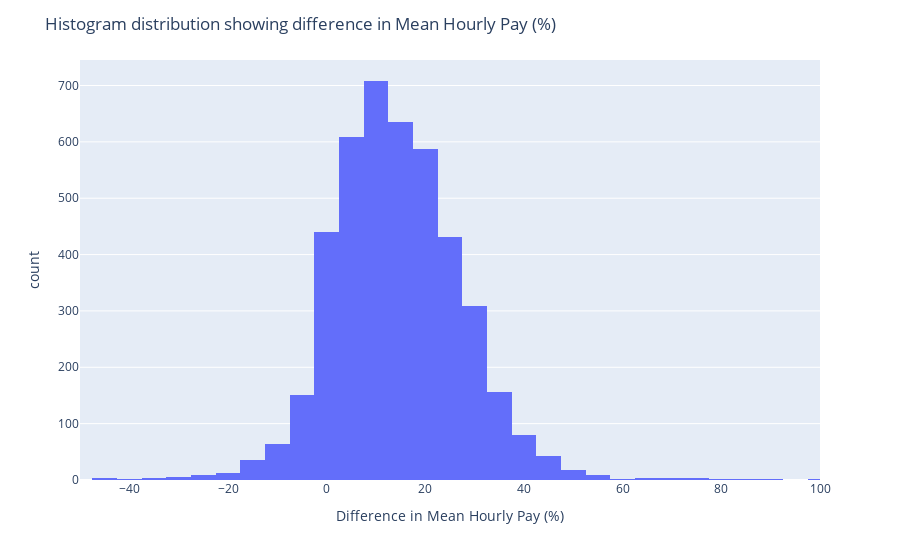

The notebook cell saved with this chart:
### Code cell
# Basic histogram to show distribution of "Difference in Mean Hourly Pay (%)" using Plotly

#Compare the difference between both plots. Thoughts?

#Plotly provides a more interactive feature.

fig = px.histogram(df, 
                   x="DiffMeanHourlyPercent",
                   nbins=100,
                   range_x=(-50,100),
                   labels=dict(DiffMeanHourlyPercent="Difference in Mean Hourly Pay (%)")               
                   )

fig.update_layout(title_text="Histogram distribution showing difference in Mean Hourly Pay (%)")


fig.show()

### Figure 1 — Plotly figure (JSON) as saved in the notebook; plotly's stock layout.template omitted (floating-point values rounded to 4 significant figures; data arrays with more than 128 entries replaced by an {"elided": "..."} marker saying what was removed)
{"data": [{"alignmentgroup": "True", "bingroup": "x", "hovertemplate": "Difference in Mean Hourly Pay (%)=%{x}<br>count=%{y}<extra></extra>", "legendgroup": "", "marker": {"color": "#636efa"}, "name": "", "nbinsx": 100, "offsetgroup": "", "orientation": "v", "showlegend": false, "type": "histogram", "x": {"elided": "4331 float values"}, "xaxis": "x", "yaxis": "y"}], "layout": {"barmode": "relative", "legend": {"tracegroupgap": 0}, "margin": {"t": 60}, "title": {"text": "Histogram distribution showing difference in Mean Hourly Pay (%)"}, "xaxis": {"anchor": "y", "domain": [0, 1], "range": [-50, 100], "title": {"text": "Difference in Mean Hourly Pay (%)"}}, "yaxis": {"anchor": "x", "domain": [0, 1], "title": {"text": "count"}}}}
